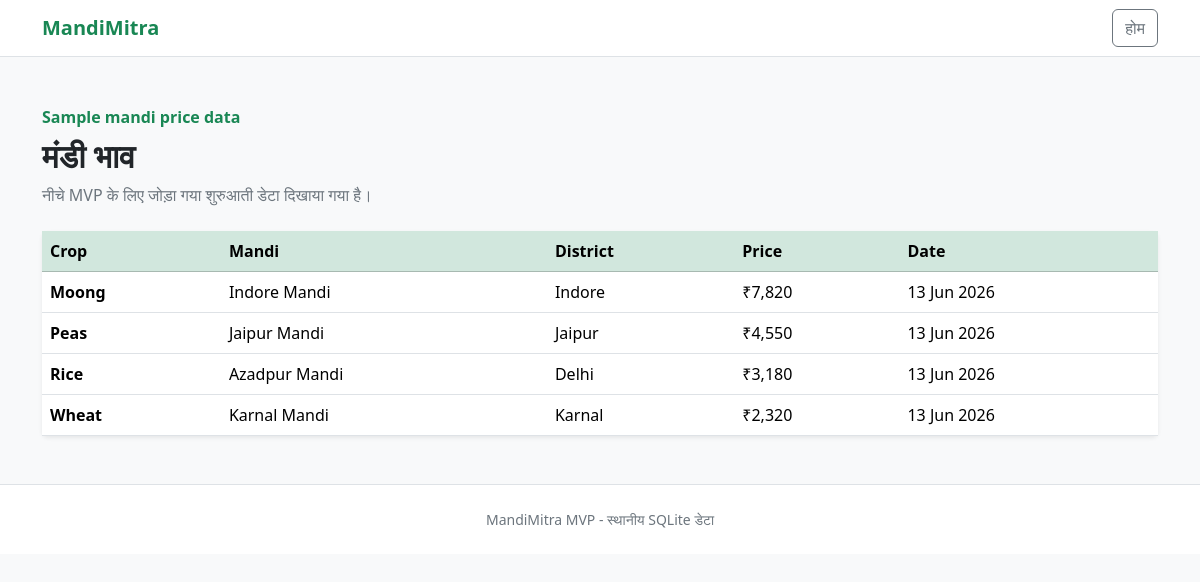
Screenshot of /prices with the database file from the repository.
### app.py (models this page shows, shortened)
class Price(db.Model):
    id = db.Column(db.Integer, primary_key=True)
    crop_id = db.Column(db.Integer, db.ForeignKey("crop.id"), nullable=False)
    mandi_id = db.Column(db.Integer, db.ForeignKey("mandi.id"), nullable=False)
    date = db.Column(db.Date, nullable=False)
    price = db.Column(db.Integer, nullable=False)
    crop = db.relationship("Crop", back_populates="prices")
    mandi = db.relationship("Mandi", back_populates="prices")

class Crop(db.Model):
    id = db.Column(db.Integer, primary_key=True)
    name = db.Column(db.String(80), nullable=False, unique=True)
    prices = db.relationship("Price", back_populates="crop", cascade="all, delete-orphan")

class Mandi(db.Model):
    id = db.Column(db.Integer, primary_key=True)
    name = db.Column(db.String(120), nullable=False)
    district = db.Column(db.String(120), nullable=False)
    prices = db.relationship("Price", back_populates="mandi", cascade="all, delete-orphan")

### app.py (the view)
@app.route("/prices")
def prices():
    mandi_prices = (
        Price.query.join(Crop)
        .join(Mandi)
        .order_by(Price.date.desc(), Crop.name.asc())
        .all()
    )
    return render_template("prices.html", mandi_prices=mandi_prices)

### app/templates/prices.html (shortened to what this page needs)
<!doctype html>
<html lang="hi">
<head>
    <link href="https://cdn.jsdelivr.net/npm/bootstrap@5.3.3/dist/css/bootstrap.min.css" rel="stylesheet">
</head>
<body class="bg-light">
    <nav class="navbar navbar-expand-lg bg-white border-bottom">
        <div class="container">
            <a class="navbar-brand fw-bold text-success" href="/">MandiMitra</a>
            <div class="ms-auto">
                <a class="btn btn-outline-secondary" href="/">होम</a>
            </div>
        </div>
    </nav>
    <main class="py-5">
        <div class="container">
            <div class="mb-4">
                <p class="text-success fw-semibold mb-2">Sample mandi price data</p>
                <h1 class="h2 fw-bold mb-2">मंडी भाव</h1>
                <p class="text-secondary mb-0">
                    नीचे MVP के लिए जोड़ा गया शुरुआती डेटा दिखाया गया है।
                </p>
            </div>
            <div class="card border-0 shadow-sm">
                <div class="card-body p-0">
                    <div class="table-responsive">
                        <table class="table table-hover align-middle mb-0">
                            <thead class="table-success">
                                <tr>
                                    <th scope="col">Crop</th>
                                    <th scope="col">Mandi</th>
                                    <th scope="col">District</th>
                                    <th scope="col">Price</th>
                                    <th scope="col">Date</th>
                                </tr>
                            </thead>
                            <tbody>
                                {% for item in mandi_prices %}
                                <tr>
                                    <td class="fw-semibold">{{ item.crop.name }}</td>
                                    <td>{{ item.mandi.name }}</td>
                                    <td>{{ item.mandi.district }}</td>
                                    <td>₹{{ "{:,}".format(item.price) }}</td>
                                    <td>{{ item.date.strftime("%d %b %Y") }}</td>
                                </tr>
                                {% else %}
                                <tr>
                                    <td colspan="5" class="text-center text-secondary py-4">
                                        अभी कोई मंडी भाव उपलब्ध नहीं है।
                                    </td>
                                </tr>
                                {% endfor %}
                            </tbody>
                        </table>
                    </div>
                </div>
            </div>
        </div>
    </main>
    <footer class="py-4 bg-white border-top">
        <div class="container text-center text-secondary small">
            MandiMitra MVP - स्थानीय SQLite डेटा
        </div>
    </footer>
</body>
</html>

### rows the page displays
Price: crop.name "Moong", mandi.name "Indore Mandi", mandi.district "Indore", price "7,820", date "13 Jun 2026"
Price: crop.name "Peas", mandi.name "Jaipur Mandi", mandi.district "Jaipur", price "4,550", date "13 Jun 2026"
Price: crop.name "Rice", mandi.name "Azadpur Mandi", mandi.district "Delhi", price "3,180", date "13 Jun 2026"
Price: crop.name "Wheat", mandi.name "Karnal Mandi", mandi.district "Karnal", price "2,320", date "13 Jun 2026"
